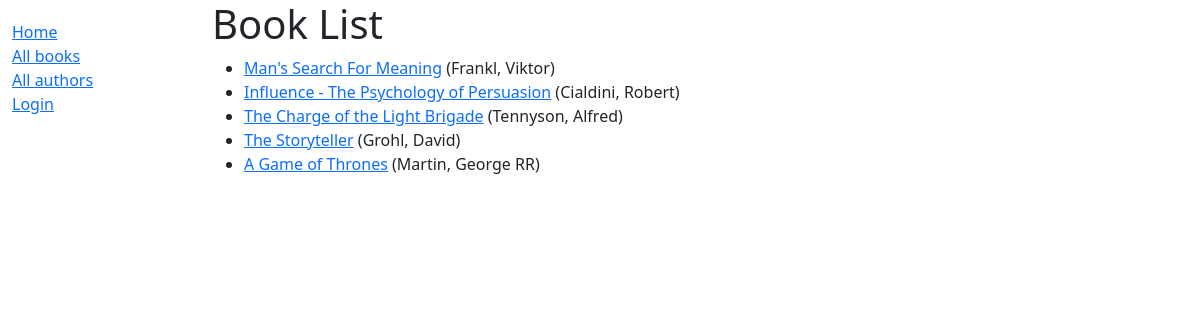
/catalog/books/, run on the app's committed database.
### catalog/models.py (models this page shows, shortened)
class Book(models.Model):
    title = models.CharField(max_length=200)
    author = models.ForeignKey('Author', on_delete=models.SET_NULL, null=True)
    summary = models.TextField(max_length=1000, help_text="Enter a brief description of the book.")
    isbn = models.CharField('ISBN', max_length=13, unique=True, help_text="A 13 character <a href='https://www.isbn-international.org/content/what-isbn'>ISBN number</a>")
    genre = models.ManyToManyField(Genre, help_text="Select a genre for this book.")
    language = models.ForeignKey("Language", on_delete=models.SET_NULL, null=True)
    def get_absolute_url(self):
        return reverse('book-detail', args=[str(self.id)])

class Author(models.Model):
    first_name = models.CharField(max_length=100)
    last_name = models.CharField(max_length=100)
    date_of_birth = models.DateField(null=True, blank=True)
    date_of_death = models.DateField("died", null=True, blank=True)
    class Meta:
        ordering = ["last_name", "first_name"]
    def __str__(self):
        return '{0}, {1}'.format(self.last_name, self.first_name)

### catalog/views.py (the view)
# urls.py: path("books/", views.BookListView.as_view(), name="books"),
class BookListView(generic.ListView):
    model = Book
    paginate_by = 10

### catalog/templates/catalog/book_list.html
{% extends "base_generic.html" %}
{% block content %}
    <h1>Book List</h1>
    {% if book_list %}
    <ul>
        {% for book in book_list %}
        <li>
            <a href="{{ book.get_absolute_url }}">{{ book.title }}</a> ({{ book.author }})
        </li>
        {% endfor %}
    </ul>
    {% else %}
        <p>There are no books in the library.</p>
    {% endif %}
{% endblock %}

### catalog/templates/base_generic.html (shortened to what this page needs)
<!DOCTYPE html>
<html lang="en">
<head>
    <link href="https://cdn.jsdelivr.net/npm/bootstrap@5.1.3/dist/css/bootstrap.min.css" rel="stylesheet">
    {% load static %}
    <link rel="stylesheet" href="{% static 'css/styles.css' %}">
</head>
<body>
    <div class="container-fluid">
        <div class="row">
            <div class="col-sm-2">
                {% block sidebar %}
                <ul class="sidebar-nav">
                    <li><a href="{% url 'index' %}">Home</a></li>
                    <li><a href="{% url 'books' %}">All books</a></li>
                    <li><a href="{% url 'authors' %}">All authors</a></li>
                    {% if user.is_authenticated %}
                        <li>User: {{ user.get_username }}</li>
                        <li><a href="{% url 'my-borrowed' %}">My Borrowed</a></li>
                        <li><a href="{% url 'logout' %}?next={{ request.path }}">Logout</a></li>
                        {% else %}
                        <li><a href="{% url 'login' %}?next={{ request.path }}">Login</a></li>
                    {% endif %}
                </ul>
                {% endblock %}
            </div>
            <div class="col-sm-10">
                {% block content %}
                {% endblock %}
            </div>
        </div>
    </div>
</body>
</html>

### catalog/static/styles.css (style rules this page uses)
.sidebar-nav { margin-top: 20px; padding: 0; list-style: none; }

### data on the page
Book: title "Man's Search For Meaning", author "Frankl, Viktor"
Book: title "Influence - The Psychology of Persuasion", author "Cialdini, Robert"
Book: title "The Charge of the Light Brigade", author "Tennyson, Alfred"
Book: title "The Storyteller", author "Grohl, David"
Book: title "A Game of Thrones", author "Martin, George RR"
